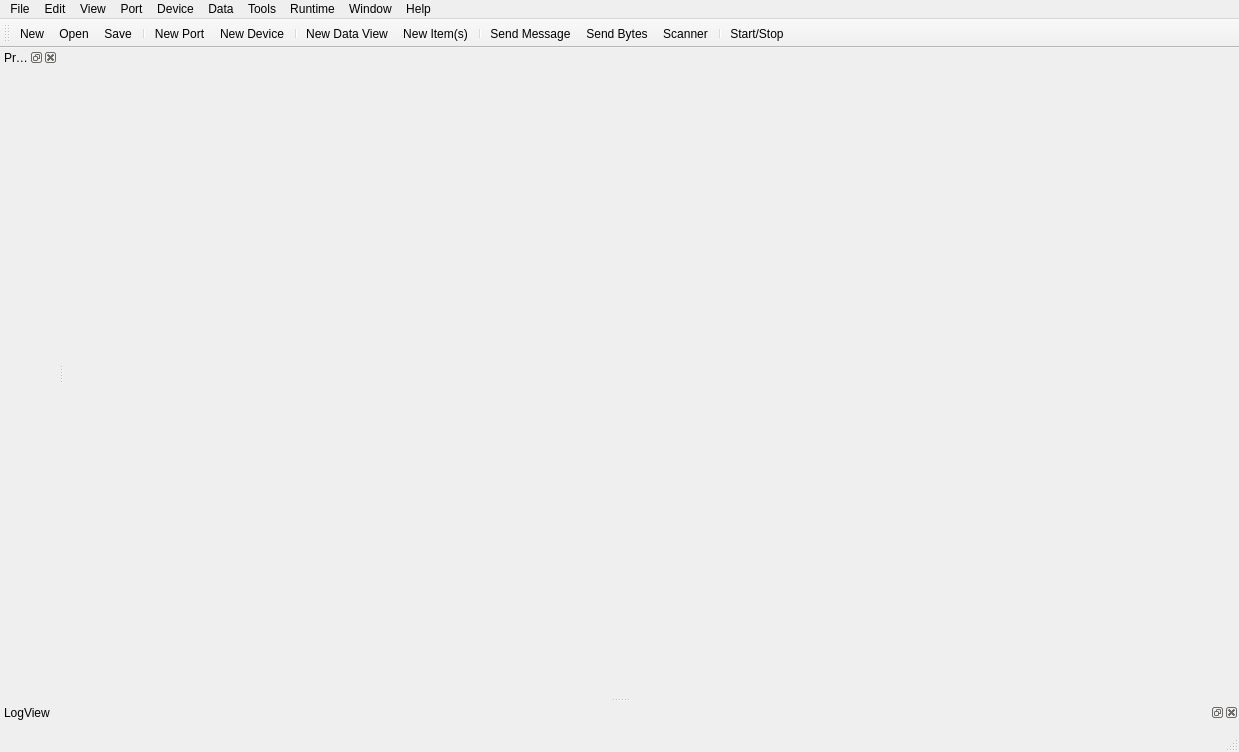
<?xml version="1.0" encoding="UTF-8"?>
<ui version="4.0">
 <class>mbClientUi</class>
 <widget class="QMainWindow" name="mbClientUi">
  <property name="geometry">
   <rect>
    <x>0</x>
    <y>0</y>
    <width>1239</width>
    <height>752</height>
   </rect>
  </property>
  <property name="windowTitle">
   <string>Client</string>
  </property>
  <property name="windowIcon">
   <iconset resource="client_rsc.qrc">
    <normaloff>:/client/icons/client.ico</normaloff>:/client/icons/client.ico</iconset>
  </property>
  <property name="dockNestingEnabled">
   <bool>false</bool>
  </property>
  <property name="dockOptions">
   <set>QMainWindow::AllowTabbedDocks|QMainWindow::AnimatedDocks</set>
  </property>
  <widget class="QWidget" name="centralwidget">
   <layout class="QVBoxLayout" name="verticalLayout">
    <property name="spacing">
     <number>5</number>
    </property>
    <property name="leftMargin">
     <number>4</number>
    </property>
    <property name="topMargin">
     <number>4</number>
    </property>
    <property name="rightMargin">
     <number>4</number>
    </property>
    <property name="bottomMargin">
     <number>4</number>
    </property>
   </layout>
  </widget>
  <widget class="QMenuBar" name="menubar">
   <property name="geometry">
    <rect>
     <x>0</x>
     <y>0</y>
     <width>1239</width>
     <height>21</height>
    </rect>
   </property>
   <widget class="QMenu" name="menuFile">
    <property name="title">
     <string>File</string>
    </property>
    <addaction name="actionFileNew"/>
    <addaction name="separator"/>
    <addaction name="actionFileOpen"/>
    <addaction name="actionFileRecent"/>
    <addaction name="actionFileClose"/>
    <addaction name="actionFileSave"/>
    <addaction name="actionFileSaveAs"/>
    <addaction name="actionFileEdit"/>
    <addaction name="actionFileImportProject"/>
    <addaction name="actionFileInfo"/>
    <addaction name="separator"/>
    <addaction name="actionFileQuit"/>
   </widget>
   <widget class="QMenu" name="menuView">
    <property name="title">
     <string>View</string>
    </property>
    <addaction name="actionViewProject"/>
    <addaction name="actionViewLogView"/>
   </widget>
   <widget class="QMenu" name="menuDevice">
    <property name="title">
     <string>Device</string>
    </property>
    <addaction name="actionDeviceNew"/>
    <addaction name="actionDeviceEdit"/>
    <addaction name="actionDeviceDelete"/>
    <addaction name="separator"/>
    <addaction name="actionDeviceImport"/>
    <addaction name="actionDeviceExport"/>
    <addaction name="separator"/>
    <addaction name="actionDeviceStatistics"/>
   </widget>
   <widget class="QMenu" name="menuDataView">
    <property name="title">
     <string>Data</string>
    </property>
    <addaction name="actionDataViewItemNew"/>
    <addaction name="actionDataViewItemEdit"/>
    <addaction name="actionDataViewItemInsert"/>
    <addaction name="actionDataViewItemDelete"/>
    <addaction name="separator"/>
    <addaction name="actionDataViewImportItems"/>
    <addaction name="actionDataViewExportItems"/>
    <addaction name="separator"/>
    <addaction name="actionDataViewNew"/>
    <addaction name="actionDataViewEdit"/>
    <addaction name="actionDataViewInsert"/>
    <addaction name="actionDataViewDelete"/>
    <addaction name="separator"/>
    <addaction name="actionDataViewImport"/>
    <addaction name="actionDataViewExport"/>
   </widget>
   <widget class="QMenu" name="menuHelp">
    <property name="title">
     <string>Help</string>
    </property>
    <addaction name="actionHelpAbout"/>
    <addaction name="actionHelpAboutQt"/>
    <addaction name="separator"/>
    <addaction name="actionHelpContents"/>
   </widget>
   <widget class="QMenu" name="menuRuntime">
    <property name="title">
     <string>Runtime</string>
    </property>
    <addaction name="actionRuntimeStartStop"/>
   </widget>
   <widget class="QMenu" name="menuEdit">
    <property name="title">
     <string>Edit</string>
    </property>
    <addaction name="actionEditCut"/>
    <addaction name="actionEditCopy"/>
    <addaction name="actionEditPaste"/>
    <addaction name="actionEditInsert"/>
    <addaction name="actionEditEdit"/>
    <addaction name="actionEditDelete"/>
    <addaction name="separator"/>
    <addaction name="actionEditSelectAll"/>
   </widget>
   <widget class="QMenu" name="menuPort">
    <property name="title">
     <string>Port</string>
    </property>
    <addaction name="actionPortNew"/>
    <addaction name="actionPortEdit"/>
    <addaction name="actionPortDelete"/>
    <addaction name="separator"/>
    <addaction name="actionPortNewDevice"/>
    <addaction name="actionPortClearAllDevices"/>
    <addaction name="separator"/>
    <addaction name="actionPortImport"/>
    <addaction name="actionPortExport"/>
    <addaction name="separator"/>
    <addaction name="actionPortStatistics"/>
   </widget>
   <widget class="QMenu" name="menuWindow">
    <property name="title">
     <string>Window</string>
    </property>
    <widget class="QMenu" name="menuWindowDataViews">
     <property name="title">
      <string>DataViews</string>
     </property>
     <addaction name="actionWindowDataViewCloseAll"/>
     <addaction name="separator"/>
    </widget>
    <widget class="QMenu" name="menuWindowStatistics">
     <property name="title">
      <string>Statistics</string>
     </property>
     <addaction name="actionWindowStatisticsCloseAll"/>
     <addaction name="separator"/>
    </widget>
    <addaction name="actionWindowViewSubWindow"/>
    <addaction name="actionWindowViewTabbed"/>
    <addaction name="separator"/>
    <addaction name="menuWindowDataViews"/>
    <addaction name="menuWindowStatistics"/>
    <addaction name="separator"/>
    <addaction name="actionWindowCloseAll"/>
    <addaction name="separator"/>
    <addaction name="actionWindowTile"/>
    <addaction name="actionWindowCascade"/>
   </widget>
   <widget class="QMenu" name="menuTools">
    <property name="title">
     <string>Tools</string>
    </property>
    <addaction name="actionToolsSettings"/>
    <addaction name="actionToolsSendMessage"/>
    <addaction name="actionToolsSendBytes"/>
    <addaction name="actionToolsScanner"/>
   </widget>
   <addaction name="menuFile"/>
   <addaction name="menuEdit"/>
   <addaction name="menuView"/>
   <addaction name="menuPort"/>
   <addaction name="menuDevice"/>
   <addaction name="menuDataView"/>
   <addaction name="menuTools"/>
   <addaction name="menuRuntime"/>
   <addaction name="menuWindow"/>
   <addaction name="menuHelp"/>
  </widget>
  <widget class="QStatusBar" name="statusbar"/>
  <widget class="QDockWidget" name="dockLogView">
   <property name="windowTitle">
    <string>LogView</string>
   </property>
   <attribute name="dockWidgetArea">
    <number>8</number>
   </attribute>
   <widget class="QWidget" name="wgtLogView">
    <layout class="QVBoxLayout" name="verticalLayout_3">
     <property name="spacing">
      <number>5</number>
     </property>
     <property name="leftMargin">
      <number>4</number>
     </property>
     <property name="topMargin">
      <number>4</number>
     </property>
     <property name="rightMargin">
      <number>4</number>
     </property>
     <property name="bottomMargin">
      <number>4</number>
     </property>
    </layout>
   </widget>
  </widget>
  <widget class="QDockWidget" name="dockProject">
   <property name="windowTitle">
    <string>Project</string>
   </property>
   <attribute name="dockWidgetArea">
    <number>1</number>
   </attribute>
   <widget class="QWidget" name="dockProjectContents">
    <layout class="QVBoxLayout" name="verticalLayout_2">
     <property name="spacing">
      <number>5</number>
     </property>
     <property name="leftMargin">
      <number>4</number>
     </property>
     <property name="topMargin">
      <number>4</number>
     </property>
     <property name="rightMargin">
      <number>4</number>
     </property>
     <property name="bottomMargin">
      <number>4</number>
     </property>
    </layout>
   </widget>
  </widget>
  <widget class="QToolBar" name="toolBar">
   <property name="windowTitle">
    <string>toolBar</string>
   </property>
   <attribute name="toolBarArea">
    <enum>TopToolBarArea</enum>
   </attribute>
   <attribute name="toolBarBreak">
    <bool>false</bool>
   </attribute>
   <addaction name="actionFileNew"/>
   <addaction name="actionFileOpen"/>
   <addaction name="actionFileSave"/>
   <addaction name="separator"/>
   <addaction name="actionPortNew"/>
   <addaction name="actionDeviceNew"/>
   <addaction name="separator"/>
   <addaction name="actionDataViewNew"/>
   <addaction name="actionDataViewItemNew"/>
   <addaction name="separator"/>
   <addaction name="actionToolsSendMessage"/>
   <addaction name="actionToolsSendBytes"/>
   <addaction name="actionToolsScanner"/>
   <addaction name="separator"/>
   <addaction name="actionRuntimeStartStop"/>
  </widget>
  <action name="actionFileNew">
   <property name="icon">
    <iconset resource="../../core/gui/core_rsc.qrc">
     <normaloff>:/core/icons/filenew.png</normaloff>:/core/icons/filenew.png</iconset>
   </property>
   <property name="text">
    <string>New...</string>
   </property>
  </action>
  <action name="actionFileOpen">
   <property name="icon">
    <iconset resource="../../core/gui/core_rsc.qrc">
     <normaloff>:/core/icons/fileopen.png</normaloff>:/core/icons/fileopen.png</iconset>
   </property>
   <property name="text">
    <string>Open...</string>
   </property>
  </action>
  <action name="actionHelpContents">
   <property name="text">
    <string>Contents</string>
   </property>
  </action>
  <action name="actionFileSave">
   <property name="icon">
    <iconset resource="../../core/gui/core_rsc.qrc">
     <normaloff>:/core/icons/filesave.png</normaloff>:/core/icons/filesave.png</iconset>
   </property>
   <property name="text">
    <string>Save</string>
   </property>
  </action>
  <action name="actionFileSaveAs">
   <property name="icon">
    <iconset resource="../../core/gui/core_rsc.qrc">
     <normaloff>:/core/icons/filesaveall.png</normaloff>:/core/icons/filesaveall.png</iconset>
   </property>
   <property name="text">
    <string>Save As...</string>
   </property>
  </action>
  <action name="actionViewProject">
   <property name="text">
    <string>Project</string>
   </property>
  </action>
  <action name="actionViewLogView">
   <property name="text">
    <string>LogView</string>
   </property>
  </action>
  <action name="actionRuntimeStartStop">
   <property name="icon">
    <iconset resource="../../core/gui/core_rsc.qrc">
     <normaloff>:/core/icons/play.png</normaloff>:/core/icons/play.png</iconset>
   </property>
   <property name="text">
    <string>Start/Stop</string>
   </property>
  </action>
  <action name="actionDataViewInsert">
   <property name="text">
    <string>Insert Data View</string>
   </property>
  </action>
  <action name="actionDataViewNew">
   <property name="icon">
    <iconset resource="../../core/gui/core_rsc.qrc">
     <normaloff>:/core/icons/dataview.png</normaloff>:/core/icons/dataview.png</iconset>
   </property>
   <property name="text">
    <string>New Data View...</string>
   </property>
  </action>
  <action name="actionDataViewDelete">
   <property name="text">
    <string>Delete Data View</string>
   </property>
  </action>
  <action name="actionDeviceNew">
   <property name="icon">
    <iconset resource="../../core/gui/core_rsc.qrc">
     <normaloff>:/core/icons/device.png</normaloff>:/core/icons/device.png</iconset>
   </property>
   <property name="text">
    <string>New Device...</string>
   </property>
  </action>
  <action name="actionDeviceDelete">
   <property name="text">
    <string>Delete Device</string>
   </property>
  </action>
  <action name="actionDeviceEdit">
   <property name="text">
    <string>Edit Device...</string>
   </property>
  </action>
  <action name="actionFileEdit">
   <property name="icon">
    <iconset resource="../../core/gui/core_rsc.qrc">
     <normaloff>:/core/icons/edit.png</normaloff>:/core/icons/edit.png</iconset>
   </property>
   <property name="text">
    <string>Edit...</string>
   </property>
  </action>
  <action name="actionFileQuit">
   <property name="icon">
    <iconset resource="../../core/gui/core_rsc.qrc">
     <normaloff>:/core/icons/quit.png</normaloff>:/core/icons/quit.png</iconset>
   </property>
   <property name="text">
    <string>Quit</string>
   </property>
  </action>
  <action name="actionHelpAbout">
   <property name="text">
    <string>About</string>
   </property>
  </action>
  <action name="actionHelpAboutQt">
   <property name="text">
    <string>About Qt</string>
   </property>
  </action>
  <action name="actionEditInsert">
   <property name="text">
    <string>Insert</string>
   </property>
  </action>
  <action name="actionEditDelete">
   <property name="text">
    <string>Delete</string>
   </property>
  </action>
  <action name="actionEditCut">
   <property name="text">
    <string>Cut</string>
   </property>
  </action>
  <action name="actionEditCopy">
   <property name="text">
    <string>Copy</string>
   </property>
  </action>
  <action name="actionEditPaste">
   <property name="text">
    <string>Paste</string>
   </property>
  </action>
  <action name="actionEditSelectAll">
   <property name="text">
    <string>Select All</string>
   </property>
  </action>
  <action name="actionPortNew">
   <property name="icon">
    <iconset resource="../../core/gui/core_rsc.qrc">
     <normaloff>:/core/icons/port.png</normaloff>:/core/icons/port.png</iconset>
   </property>
   <property name="text">
    <string>New Port...</string>
   </property>
  </action>
  <action name="actionPortEdit">
   <property name="text">
    <string>Edit Port...</string>
   </property>
  </action>
  <action name="actionDataViewImport">
   <property name="text">
    <string>Import Data View...</string>
   </property>
  </action>
  <action name="actionDataViewExport">
   <property name="text">
    <string>Export Data View...</string>
   </property>
  </action>
  <action name="actionDataViewEdit">
   <property name="text">
    <string>Edit Data View...</string>
   </property>
  </action>
  <action name="actionToolsSettings">
   <property name="text">
    <string>Settings...</string>
   </property>
  </action>
  <action name="actionPortDelete">
   <property name="text">
    <string>Delete Port</string>
   </property>
  </action>
  <action name="actionToolsSendMessage">
   <property name="icon">
    <iconset resource="client_rsc.qrc">
     <normaloff>:/client/icons/sendmessage.png</normaloff>:/client/icons/sendmessage.png</iconset>
   </property>
   <property name="text">
    <string>Send Message ...</string>
   </property>
  </action>
  <action name="actionDataViewItemNew">
   <property name="icon">
    <iconset resource="../../core/gui/core_rsc.qrc">
     <normaloff>:/core/icons/dataviewitem.png</normaloff>:/core/icons/dataviewitem.png</iconset>
   </property>
   <property name="text">
    <string>New Item(s)...</string>
   </property>
  </action>
  <action name="actionDataViewItemEdit">
   <property name="text">
    <string>Edit Item(s)...</string>
   </property>
  </action>
  <action name="actionDataViewItemInsert">
   <property name="text">
    <string>Insert Item</string>
   </property>
  </action>
  <action name="actionDataViewItemDelete">
   <property name="text">
    <string>Delete Item(s)</string>
   </property>
  </action>
  <action name="actionWindowDataViewShowAll">
   <property name="text">
    <string>Show All</string>
   </property>
  </action>
  <action name="actionWindowShowActive">
   <property name="text">
    <string>Show Active</string>
   </property>
  </action>
  <action name="actionWindowDataViewCloseAll">
   <property name="text">
    <string>Close All</string>
   </property>
  </action>
  <action name="actionWindowCloseActive">
   <property name="text">
    <string>Close Active</string>
   </property>
  </action>
  <action name="actionWindowCascade">
   <property name="text">
    <string>Cascade</string>
   </property>
  </action>
  <action name="actionWindowTile">
   <property name="text">
    <string>Tile</string>
   </property>
  </action>
  <action name="actionPortNewDevice">
   <property name="text">
    <string>New Device...</string>
   </property>
  </action>
  <action name="actionPortClearAllDevices">
   <property name="text">
    <string>Clear All Devices</string>
   </property>
  </action>
  <action name="actionPortImport">
   <property name="text">
    <string>Import Port...</string>
   </property>
  </action>
  <action name="actionPortExport">
   <property name="text">
    <string>Export Port...</string>
   </property>
  </action>
  <action name="actionDeviceImport">
   <property name="text">
    <string>Import Device...</string>
   </property>
  </action>
  <action name="actionDeviceExport">
   <property name="text">
    <string>Export Device...</string>
   </property>
  </action>
  <action name="actionDataViewImportItems">
   <property name="text">
    <string>Import Items...</string>
   </property>
  </action>
  <action name="actionDataViewExportItems">
   <property name="text">
    <string>Export Items...</string>
   </property>
  </action>
  <action name="actionToolsScanner">
   <property name="icon">
    <iconset resource="client_rsc.qrc">
     <normaloff>:/client/icons/scanner.png</normaloff>:/client/icons/scanner.png</iconset>
   </property>
   <property name="text">
    <string>Scanner...</string>
   </property>
  </action>
  <action name="actionEditEdit">
   <property name="text">
    <string>Edit</string>
   </property>
  </action>
  <action name="actionFileInfo">
   <property name="text">
    <string>Info...</string>
   </property>
  </action>
  <action name="actionFileRecent">
   <property name="text">
    <string>Recent</string>
   </property>
  </action>
  <action name="actionFileClose">
   <property name="text">
    <string>Close</string>
   </property>
  </action>
  <action name="actionWindowViewSubWindow">
   <property name="text">
    <string>View SubWindow</string>
   </property>
  </action>
  <action name="actionWindowViewTabbed">
   <property name="text">
    <string>View Tabbed</string>
   </property>
  </action>
  <action name="actionWindowCloseAll">
   <property name="text">
    <string>Close All</string>
   </property>
  </action>
  <action name="actionFileImportProject">
   <property name="text">
    <string>Import Project ...</string>
   </property>
  </action>
  <action name="actionToolsSendBytes">
   <property name="icon">
    <iconset resource="client_rsc.qrc">
     <normaloff>:/client/icons/sendbytes.png</normaloff>:/client/icons/sendbytes.png</iconset>
   </property>
   <property name="text">
    <string>Send Bytes ...</string>
   </property>
  </action>
  <action name="actionPortStatistics">
   <property name="text">
    <string>Statistics...</string>
   </property>
  </action>
  <action name="actionDeviceStatistics">
   <property name="text">
    <string>Statistics...</string>
   </property>
  </action>
  <action name="actionWindowStatisticsCloseAll">
   <property name="text">
    <string>Close All</string>
   </property>
  </action>
 </widget>
 <resources>
  <include location="client_rsc.qrc"/>
  <include location="../../core/gui/core_rsc.qrc"/>
 </resources>
 <connections/>
</ui>
